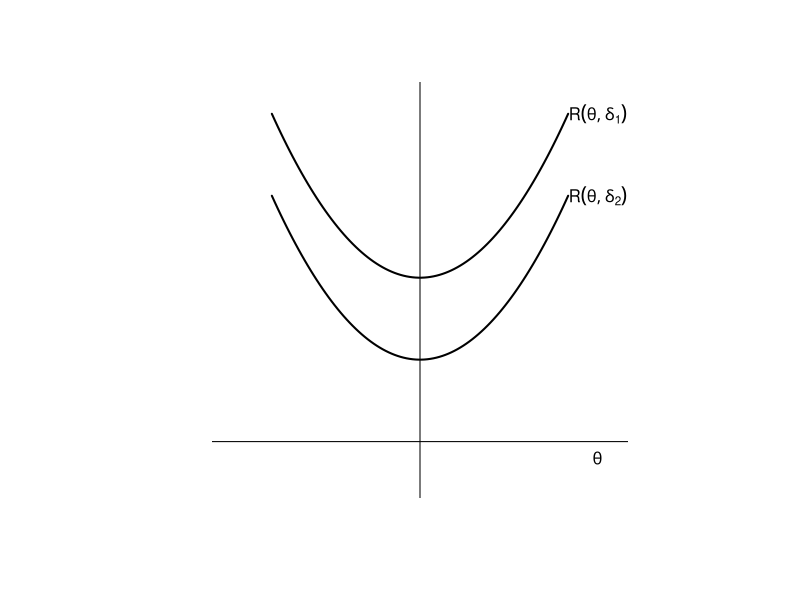
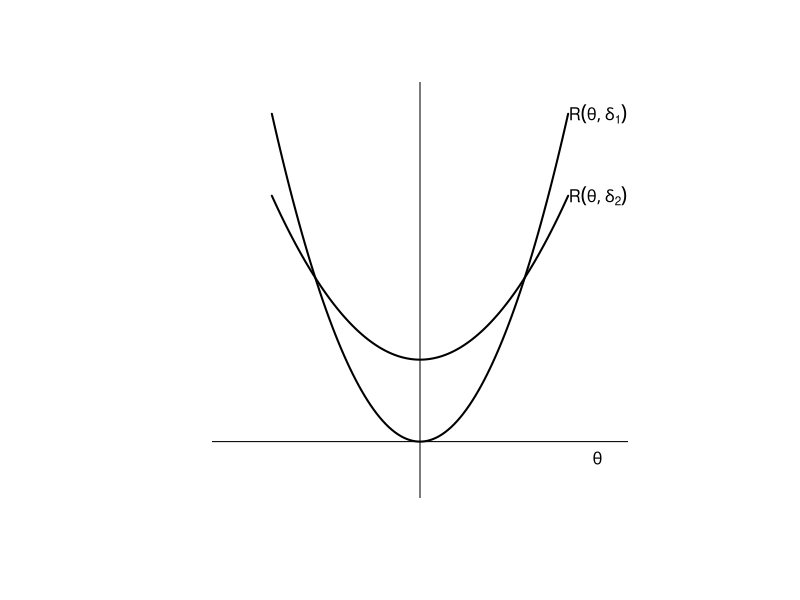
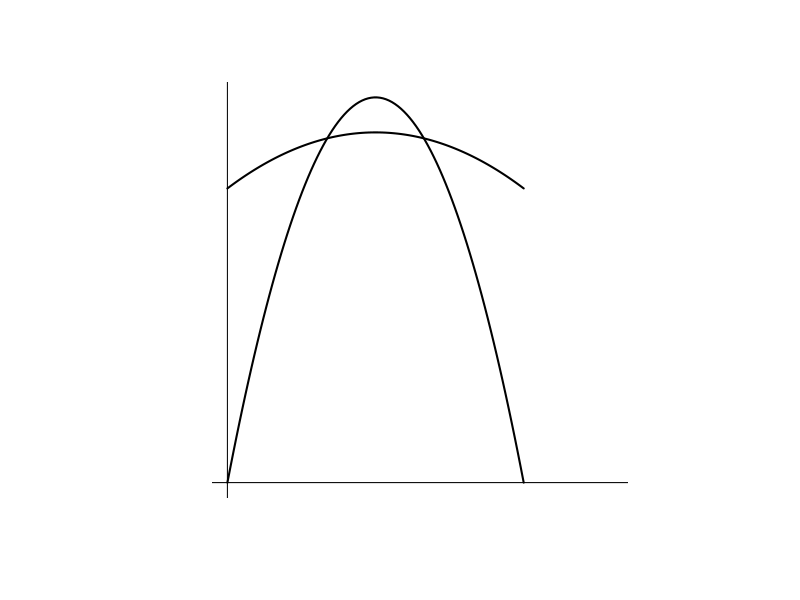

Write R code to recreate these figures, in order.
n = 100

myplot = function(x, y1, y2, xlim, ylim, xlab="", ylab="", yorigin=0) {
   plot(x, y1, type="l", lwd=2, xlab=xlab, ylab=ylab, xlim=xlim, ylim=ylim, axes=FALSE)
   abline(h=yorigin)
   abline(v=0)
   lines(x, y2, lwd=2)
   text(1.2, 5, expression(R(theta, delta[1])))
   text(1.2, 4, expression(R(theta, delta[2])))
   text(1.3, .8, expression(theta), 2)
}

# Illustrative example
x = seq(-1, 1, length=n)
y1 = 2*x^2 + 2
y2 = 2*x^2 + 3
y3 = 4*x^2 + 1

par(pty="s")
#par(mfrow=c(1,2), pty="s")
myplot(x, y1, y2, xlim=c(-1.3, 1.3), ylim=c(0.5,5.2), yorigin=1)
myplot(x, y1, y3, xlim=c(-1.3, 1.3), ylim=c(0.5,5.2), yorigin=1)


# Binomial example

p <- seq(0, 1, length=n)
p2 <- seq(0.3, 0.7, length=n)

r1 <- p*(1-p)/n
r2 <- p2*(1-p2)/(n+10)
#r2 <- rep(n/(4*(n+sqrt(n))^2),100)
myplot(p, r1, r2, xlim=c(0,1.3), ylim=NULL)
